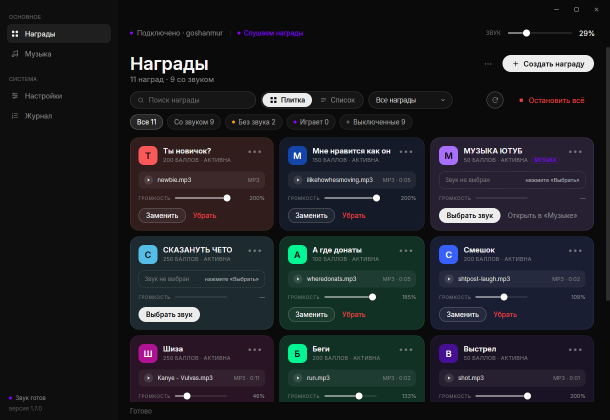
#> input picture reward-sounds-tauri/screens/tauri-rewards-real.png, 1220 x 840 px, found by its file name (shown at 1/2 size)
$ python make_problems_1.py
#> lines starting #> are read from the running program, lines starting #| are printed output that depends on the picture
### .design/ux-review/2026-11/examples/_tools/annotate.py
# -*- coding: utf-8 -*-
"""Аннотатор скриншотов для UX-аудита Reward Sounds.

Кладёт маркеры/обводки поверх реального скриншота и добавляет справа
тёмную панель-легенду в стиле приложения (фон #0A0A0A, акцент #8B00FF,
шрифт InterMock, извлечённый из style.css приложения).
"""
import os
from PIL import Image, ImageDraw, ImageFont

BASE = os.path.dirname(os.path.abspath(__file__))
EX = os.path.dirname(BASE)  # examples/
FONT_DIR = os.path.join(EX, "_screens-extract")
F400 = os.path.join(FONT_DIR, "Inter-400.ttf")
F600 = os.path.join(FONT_DIR, "Inter-600.ttf")

BG = "#0A0A0A"
PANEL_BG = "#0D0D0D"
TEXT = "#F5F5F5"
DIM = "#9A9A9A"
DIM2 = "#6E6E6E"
ACCENT = "#8B00FF"
ACCENT_LIGHT = "#C9A7FF"
BORDER = (255, 255, 255, 30)


def font(weight, size):
    return ImageFont.truetype(F600 if weight >= 600 else F400, size)


def wrap(text, fnt, max_w):
    """Перенос по словам; возвращает список строк."""
    words = text.split()
    lines, cur = [], ""
    for w in words:
        cand = (cur + " " + w).strip()
        if fnt.getlength(cand) <= max_w or not cur:
            cur = cand
        else:
            lines.append(cur)
            cur = w
    if cur:
        lines.append(cur)
    return lines


# [9 lines left out: function text_block, not called in this run]


def badge(draw, cx, cy, n, color, r=12):
    # тёмный ореол, затем цветной кружок и номер
    draw.ellipse((cx - r - 2, cy - r - 2, cx + r + 2, cy + r + 2), fill=(10, 10, 10, 235))
    draw.ellipse((cx - r, cy - r, cx + r, cy + r), fill=color)
    draw.ellipse((cx - r + 1, cy - r + 1, cx + r - 1, cy + r - 1), outline=(255, 255, 255, 90), width=1)
    f = font(600, 13)
    draw.text((cx, cy + 1), str(n), font=f, fill="#FFFFFF", anchor="mm")


def round_rect(draw, rect, color, radius=9, width=2, alpha=26):
    x1, y1, x2, y2 = rect
    draw.rounded_rectangle((x1, y1, x2, y2), radius=radius, fill=color + (alpha,))
    draw.rounded_rectangle((x1, y1, x2, y2), radius=radius, outline=color + (255,), width=width)


class Annotator:
    """items: [{n, color, title, sub, marks:[('rect',(x1,y1,x2,y2))|('point',(x,y))]}]"""

    def __init__(self, src, title, kicker, lead="", panel_w=402):
        self.img = Image.open(src).convert("RGBA")
        self.w, self.h = self.img.size
        self.panel_w = panel_w
        self.title = title
        self.kicker = kicker
        self.lead = lead
        self.items = []
        self.overlay = Image.new("RGBA", self.img.size, (0, 0, 0, 0))
        self.od = ImageDraw.Draw(self.overlay)

    def add(self, n, color, title, sub="", marks=()):
        self.items.append(dict(n=n, color=color, title=title, sub=sub, marks=list(marks)))
        for mark in marks:
            kind, geom = mark[0], mark[1]
            if kind == "rect":
                round_rect(self.od, geom, self._rgb(color))
            elif kind == "point":
                pass  # точки рисуются значками в render
        return self

    @staticmethod
    def _badge_pos(mark):
        """Позиция значка для отметки: rect (+ необязательная точка/угол) или point."""
        kind, geom = mark[0], mark[1]
        extra = mark[2] if len(mark) > 2 else None
        if kind == "point":
            return geom
        x1, y1, x2, y2 = geom
        if isinstance(extra, tuple):
            return extra
        corner = extra or "tl"
        return {
            "tl": (x1, y1),
            "tr": (x2, y1),
            "bl": (x1, y2),
            "br": (x2, y2),
            "top": ((x1 + x2) / 2, y1),
            "bottom": ((x1 + x2) / 2, y2),
            "left": (x1, (y1 + y2) / 2),
            "right": (x2, (y1 + y2) / 2),
        }[corner]

    @staticmethod
    def _rgb(hexcolor):
        h = hexcolor.lstrip("#")
        return tuple(int(h[i:i + 2], 16) for i in (0, 2, 4))

    def _panel_height(self):
        pad = 26
        col_w = self.panel_w - pad * 2
        y = pad
        f_kick = font(600, 10)
        y += len(wrap(self.kicker.upper(), f_kick, col_w)) * 15 + 12
        f_title = font(600, 21)
        y += len(wrap(self.title, f_title, col_w)) * 27 + 10
        f_lead = font(400, 12.5)
        if self.lead:
            y += len(wrap(self.lead, f_lead, col_w)) * 19 + 14
        f_bt = font(600, 13)
        f_bs = font(400, 12)
        for it in self.items:
            y += len(wrap(it["title"], f_bt, col_w - 34)) * 18
            if it["sub"]:
                y += len(wrap(it["sub"], f_bs, col_w - 34)) * 17 + 2
            y += 20
        y += 26 + 40  # footer
        return y

    def render(self, out, footer="Reward Sounds · UX-аудит · ноябрь 2026"):
        ph = max(self._panel_height(), self.h)
        W = self.w + self.panel_w
        H = max(self.h, ph)
        canvas = Image.new("RGBA", (W, H), BG)
        # аннотации поверх скриншота
        base = Image.alpha_composite(self.img, self.overlay)
        canvas.paste(base, (0, 0))
        d = ImageDraw.Draw(canvas)
        # панель
        px = self.w
        d.rectangle((px, 0, W, H), fill=PANEL_BG)
        d.rectangle((px, 0, px + 3, H), fill=ACCENT)
        d.rectangle((px + 3, 0, px + 4, H), fill=(255, 255, 255, 14))

        pad = 26
        x = px + pad
        col_w = self.panel_w - pad * 2
        y = pad
        # kicker (может переноситься)
        f_kick = font(600, 10)
        for line in wrap(self.kicker.upper(), f_kick, col_w):
            d.text((x, y), line, font=f_kick, fill=ACCENT_LIGHT)
            y += 15
        y += 12
        f_title = font(600, 21)
        for line in wrap(self.title, f_title, col_w):
            d.text((x, y), line, font=f_title, fill=TEXT)
            y += 27
        y += 8
        if self.lead:
            f_lead = font(400, 12.5)
            for line in wrap(self.lead, f_lead, col_w):
                d.text((x, y), line, font=f_lead, fill=DIM)
                y += 19
            y += 12
        y += 6
        f_bt = font(600, 13)
        f_bs = font(400, 12)
        for it in self.items:
            if y > 40:
                d.line((x, y - 6, x + col_w, y - 6), fill=(255, 255, 255, 16))
            # бейдж в легенде
            badge(d, x + 11, y + 10, it["n"], self._rgb(it["color"]), r=11)
            lx = x + 34
            for line in wrap(it["title"], f_bt, col_w - 34):
                d.text((lx, y), line, font=f_bt, fill="#EDEDED")
                y += 18
            if it["sub"]:
                for line in wrap(it["sub"], f_bs, col_w - 34):
                    d.text((lx, y + 1), line, font=f_bs, fill=DIM)
                    y += 17
            y += 18
        # футер панели
        fy = H - 40
        d.line((x, fy - 2, x + col_w, fy - 2), fill=(255, 255, 255, 16))
        d.text((x, fy + 8), footer, font=font(400, 10.5), fill=DIM2)
        # маркеры на скриншоте
        for it in self.items:
            for mark in it["marks"]:
                bx, by = self._badge_pos(mark)
                bx = max(13, min(self.w - 13, bx))
                by = max(13, min(self.h - 13, by))
                badge(d, bx, by, it["n"], self._rgb(it["color"]))
        canvas.convert("RGB").save(out, optimize=True)
        return out

### .design/ux-review/2026-11/examples/_tools/make_problems_1.py
# -*- coding: utf-8 -*-
"""Генерация аннотированных примеров к отчёту (партия 1: проблемы 1-3)."""
import os
import sys

sys.path.insert(0, os.path.dirname(os.path.abspath(__file__)))
from annotate import Annotator, EX  # noqa: E402

ROOT = r"F:\WorkSpaces\Mur rewards"
SHOTS = os.path.join(ROOT, "reward-sounds-tauri", "screens")
LIVE = os.path.join(ROOT, ".design", "rs-review", "live")
OUT = EX

RED = "#EF4444"
AMBER = "#F59E0B"
PURPLE = "#8B00FF"
LILAC = "#C9A7FF"


def rewards(status, title, lead, items, out):
    a = Annotator(os.path.join(SHOTS, "tauri-rewards-real.png"), title, status, lead)
    for n, color, t, sub, marks in items:
        a.add(n, color, t, sub, marks)
    path = os.path.join(OUT, out)
    a.render(path)
    print("ok", path)


# ---------------- проблема 1: статус размазан ----------------
rewards(
    "UX-аудит · проблема 1 из 10 · информационная архитектура",
    "Статус приложения размазан по четырём углам",
    "Шапка, сайдбар и футер одновременно рассказывают о состоянии — разными словами и с разной степенью правды. Стримеру приходится каждый раз искать, где же настоящий статус.",
    [
        (1, AMBER, "Статус Twitch в шапке",
         "«Подключено · goshanmur» и «Слушаем награды» дублируют состояние из «Настроек»; при переподключении здесь мигает «Переподключение…», но заметить это в шапке сложно.",
         [("rect", (250, 52, 628, 82))]),
        (2, PURPLE, "Громкость приложения в шапке",
         "Тот же параметр, что в «Настройках»; два слайдера живут одновременно, значения округляются по-разному (28% и 29%). Непонятно, какой из них «главный».",
         [("rect", (968, 52, 1180, 82))]),
        (3, AMBER, "«Звук готов» в сайдбаре",
         "Статичная надпись без проверки аудиоустройства: обещает готовность, о которой приложение ничего не знает. Рядом — версия, которую ищут в «Настройках».",
         [("rect", (8, 778, 118, 824))]),
        (4, PURPLE, "Футер «Готово»",
         "Третья строка статуса — и единственный канал всех подтверждений и ошибок. Находится в самом низу окна, 13.2px серым.",
         [("rect", (248, 806, 336, 834))]),
    ],
    "problem-01-status-sprawl.png",
)
#> in render, `canvas.paste(base, (0, 0))`:
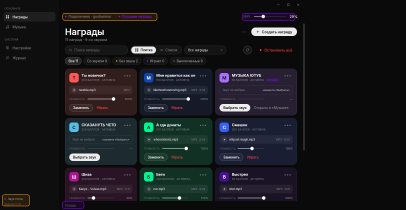
#> canvas: PIL image 1622x840 RGBA (shown at 1/4 size); mean R, G, B, A 25.2, 25.8, 29, 255
#> after the loop in render, `for line in wrap(self.kicker.upper(), f_kick, col_w):`: y = 56
#> in render, `y += 12`: y = 68
#> the loop in render, `for line in wrap(self.title, f_title, col_w):` made 2 passes
#> y on passes 1 to 2: 95, 122
#> after the loop in render, `for line in wrap(self.title, f_title, col_w):`: y = 122
#> in render, `y += 8`: y = 130
#> the loop in render, `for line in wrap(self.lead, f_lead, col_w):` made 4 passes
#> y on passes 1 to 4: 149, 168, 187, 206
#> after the loop in render, `for line in wrap(self.lead, f_lead, col_w):`: y = 206
#> in render, `y += 12`: y = 218
#> in render, `y += 6`: y = 224
#> the loop in render, `for it in self.items:` made 4 passes
#> y on passes 1 to 4: 345, 449, 553, 640
#> after the loop in render, `for it in self.items:`: y = 640
#> the loop in render, `for it in self.items:` made 4 passes
#> in render, `canvas.convert("RGB").save(out, optimize=True)`:
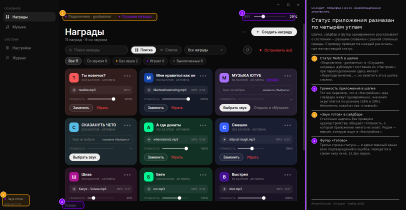
#> saved as problem-01-status-sprawl.png: PIL image 1622x840 RGB (shown at 1/4 size); mean R, G, B 29.3, 29.4, 33.2

# ---------------- проблема 2: перегруз панели «Награды» ----------------
rewards(
    "UX-аудит · проблема 2 из 10 · экран «Награды»",
    "Панель инструментов смешала поиск, вид, сортировку и аварийный стоп",
    "Над сеткой — два ряда управления и пять чипов-фильтров. Аварийное действие стоит в одном ряду с фильтрами и всегда активно.",
    [
        (1, RED, "«Остановить всё» рядом с фильтрами",
         "Красная кнопка в ряду поиска/сортировки, без подтверждения. Всегда активна — в том числе когда ничего не играет (чип «Играет 0»).",
         [("rect", (1018, 184, 1182, 214))]),
        (2, AMBER, "7 контролов + 5 чипов в двух рядах",
         "Поиск, «Плитка/Список», сортировка, обновление, стоп, «···» и пять фильтров. На 980px ряд переносится, и стоп уезжает на отдельную строку.",
         [("rect", (248, 184, 1012, 214)), ("rect", (248, 228, 772, 260))]),
        (3, PURPLE, "«···» рядом с «Создать награду» — мёртвая",
         "Кнопка ни к чему не привязана: клик не даёт ни меню, ни подсказки. Ещё одна причина не доверять управлению.",
         [("rect", (928, 112, 960, 144))]),
        (4, AMBER, "Вид «Список» не реализован",
         "Переключатель обещает компактный режим, но показывает сообщение «на следующем этапе». Плотность списка остаётся единственной — карточной.",
         [("rect", (522, 184, 726, 214))]),
    ],
    "problem-02-rewards-toolbar.png",
)
#> call 2 of render, with footer = 'Reward Sounds · UX-аудит · ноябрь 2026'
#> in render (call 2), `base = Image.alpha_composite(self.img, self.overlay)`:
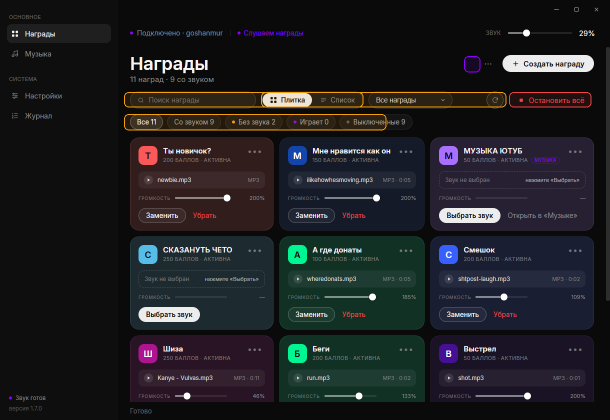
#> base: PIL image 1220x840 RGBA (shown at 1/2 size); mean R, G, B, A 31.3, 31.8, 34.7, 255
#> in render (call 2), `canvas.paste(base, (0, 0))`:
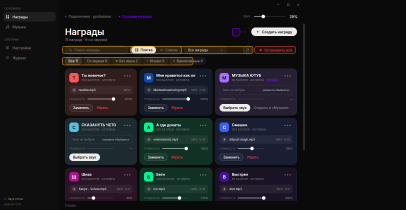
#> canvas: PIL image 1622x840 RGBA (shown at 1/4 size); mean R, G, B, A 26, 26.4, 28.6, 255
#> after the loop in render (call 2), `for line in wrap(self.kicker.upper(), f_kick, col_w):`: y = 41
#> in render (call 2), `y += 12`: y = 53
#> the loop in render (call 2), `for line in wrap(self.title, f_title, col_w):` made 3 passes
#> y on passes 1 to 3: 80, 107, 134
#> after the loop in render (call 2), `for line in wrap(self.title, f_title, col_w):`: y = 134
#> in render (call 2), `y += 8`: y = 142
#> the loop in render (call 2), `for line in wrap(self.lead, f_lead, col_w):` made 3 passes
#> y on passes 1 to 3: 161, 180, 199
#> after the loop in render (call 2), `for line in wrap(self.lead, f_lead, col_w):`: y = 199
#> in render (call 2), `y += 12`: y = 211
#> in render (call 2), `y += 6`: y = 217
#> the loop in render (call 2), `for it in self.items:` made 4 passes
#> y on passes 1 to 4: 304, 408, 495, 599
#> after the loop in render (call 2), `for it in self.items:`: y = 599
#> the loop in render (call 2), `for it in self.items:` made 4 passes
#> in render (call 2), `canvas.convert("RGB").save(out, optimize=True)`:
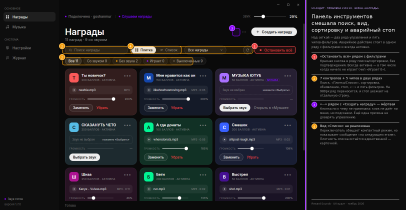
#> saved as problem-02-rewards-toolbar.png: PIL image 1622x840 RGB (shown at 1/4 size); mean R, G, B 30.3, 30.1, 32.8

# ---------------- проблема 3: опасные действия ----------------
rewards(
    "UX-аудит · проблема 3 из 10 · опасные действия",
    "Опасные действия срабатывают сразу и не предлагают отмены",
    "Ни «Остановить всё», ни «Убрать» не спрашивают подтверждения. Единственное подтверждение в приложении — системный диалог удаления награды, и он выглядит чужеродно.",
    [
        (1, RED, "«Остановить всё» — без подтверждения",
         "Останавливает весь воспроизводимый звук, включая музыку. Случайный клик — и на стриме тишина в самый неудачный момент.",
         [("rect", (1018, 184, 1182, 214))]),
        (2, RED, "«Убрать» стирает привязку файла мгновенно",
         "Одна кнопка — и награда остаётся без звука: ни подтверждения, ни отмены, ни следа в интерфейсе (только строка в журнале).",
         [("rect", (268, 414, 448, 454))]),
        (3, AMBER, "«Очистить» очередь на «Музыке»",
         "Красный текст рядом с заголовком очереди: очищает всю очередь одной строкой, без подтверждения и без возврата баллов зрителям.",
         []),
        (4, AMBER, "«Удалить» награду — единственный confirm",
         "Системный window.confirm («Удалить награду “…” на Twitch?») — не в стиле приложения, без объяснения последствий и без отмены. Единого паттерна нет.",
         []),
    ],
    "problem-03-dangerous-actions.png",
)
#> call 3 of render, with footer = 'Reward Sounds · UX-аудит · ноябрь 2026'
#> in render (call 3), `canvas.paste(base, (0, 0))`:
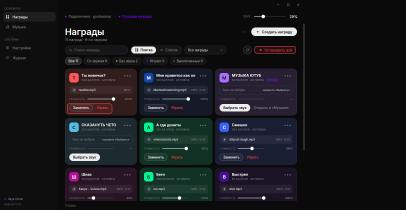
#> canvas: PIL image 1622x840 RGBA (shown at 1/4 size); mean R, G, B, A 24.8, 25.6, 28.7, 255
#> after the loop in render (call 3), `for line in wrap(self.kicker.upper(), f_kick, col_w):`: y = 41
#> in render (call 3), `y += 12`: y = 53
#> the loop in render (call 3), `for line in wrap(self.title, f_title, col_w):` made 3 passes
#> after the loop in render (call 3), `for line in wrap(self.title, f_title, col_w):`: y = 134
#> in render (call 3), `y += 8`: y = 142
#> the loop in render (call 3), `for line in wrap(self.lead, f_lead, col_w):` made 4 passes
#> after the loop in render (call 3), `for line in wrap(self.lead, f_lead, col_w):`: y = 218
#> in render (call 3), `y += 12`: y = 230
#> in render (call 3), `y += 6`: y = 236
#> the loop in render (call 3), `for it in self.items:` made 4 passes
#> y on passes 1 to 4: 323, 410, 497, 601
#> after the loop in render (call 3), `for it in self.items:`: y = 601
#> the loop in render (call 3), `for it in self.items:` made 4 passes
#> in render (call 3), `canvas.convert("RGB").save(out, optimize=True)`:
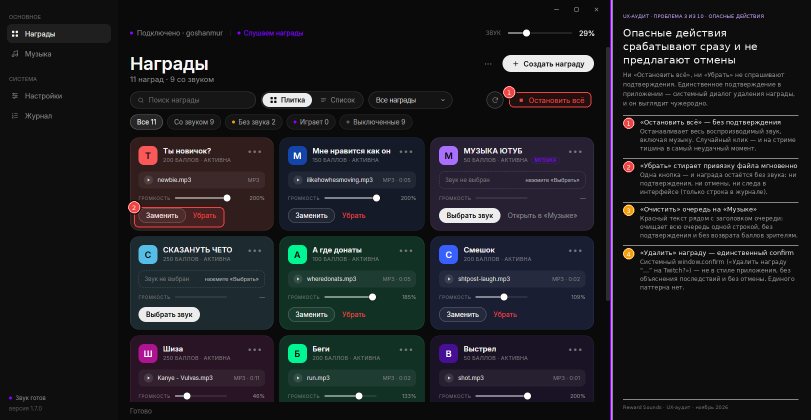
#> saved as problem-03-dangerous-actions.png: PIL image 1622x840 RGB (shown at 1/2 size); mean R, G, B 29, 29.3, 32.9

$ run again, with reward-sounds-tauri/screens/f-location.png copied over reward-sounds-tauri/screens/tauri-rewards-real.png
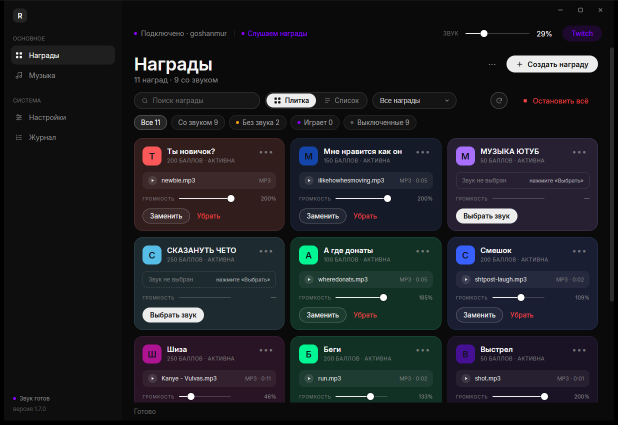
#> input picture reward-sounds-tauri/screens/f-location.png, 1236 x 849 px, found by its file name (shown at 1/2 size)
#> in __init__, self.img is the input picture: PIL image 1236x849 RGBA; mean R, G, B, A 28.4, 29.9, 33.8, 255
#> self.overlay: PIL image 1236x849 RGBA; every value is 0
#> after the loop in render, `for line in wrap(self.kicker.upper(), f_kick, col_w):`: y = 56
#> in render, `y += 12`: y = 68
#> the loop in render, `for line in wrap(self.title, f_title, col_w):` made 2 passes
#> y on passes 1 to 2: 95, 122
#> after the loop in render, `for line in wrap(self.title, f_title, col_w):`: y = 122
#> in render, `y += 8`: y = 130
#> the loop in render, `for line in wrap(self.lead, f_lead, col_w):` made 4 passes
#> y on passes 1 to 4: 149, 168, 187, 206
#> after the loop in render, `for line in wrap(self.lead, f_lead, col_w):`: y = 206
#> in render, `y += 12`: y = 218
#> in render, `y += 6`: y = 224
#> the loop in render, `for it in self.items:` made 4 passes
#> y on passes 1 to 4: 345, 449, 553, 640
#> after the loop in render, `for it in self.items:`: y = 640
#> the loop in render, `for it in self.items:` made 4 passes
#> the loop in render (call 2), `for line in wrap(self.title, f_title, col_w):` made 3 passes
#> y on passes 1 to 3: 80, 107, 134
#> the loop in render (call 2), `for line in wrap(self.lead, f_lead, col_w):` made 3 passes
#> y on passes 1 to 3: 161, 180, 199
#> the loop in render (call 2), `for it in self.items:` made 4 passes
#> y on passes 1 to 4: 304, 408, 495, 599
#> the loop in render (call 2), `for it in self.items:` made 4 passes
#> in render (call 3), `canvas.paste(base, (0, 0))`:
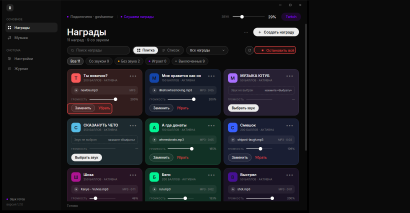
#> canvas: PIL image 1638x849 RGBA (shown at 1/4 size); mean R, G, B, A 24.3, 25.1, 28.1, 255
#> after the loop in render (call 3), `for line in wrap(self.kicker.upper(), f_kick, col_w):`: y = 41
#> in render (call 3), `y += 12`: y = 53
#> the loop in render (call 3), `for line in wrap(self.title, f_title, col_w):` made 3 passes
#> after the loop in render (call 3), `for line in wrap(self.title, f_title, col_w):`: y = 134
#> in render (call 3), `y += 8`: y = 142
#> the loop in render (call 3), `for line in wrap(self.lead, f_lead, col_w):` made 4 passes
#> after the loop in render (call 3), `for line in wrap(self.lead, f_lead, col_w):`: y = 218
#> in render (call 3), `y += 12`: y = 230
#> in render (call 3), `y += 6`: y = 236
#> the loop in render (call 3), `for it in self.items:` made 4 passes
#> y on passes 1 to 4: 323, 410, 497, 601
#> after the loop in render (call 3), `for it in self.items:`: y = 601
#> the loop in render (call 3), `for it in self.items:` made 4 passes
#> in render (call 3), `canvas.convert("RGB").save(out, optimize=True)`:
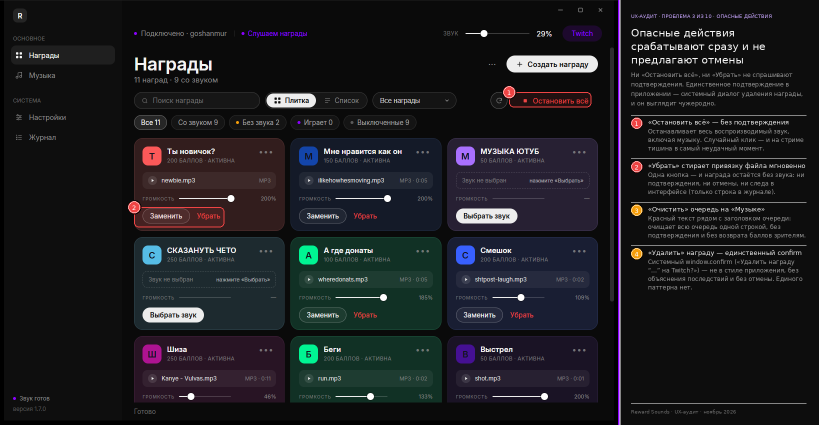
#> saved as problem-03-dangerous-actions.png: PIL image 1638x849 RGB (shown at 1/2 size); mean R, G, B 28.4, 28.8, 32.2
